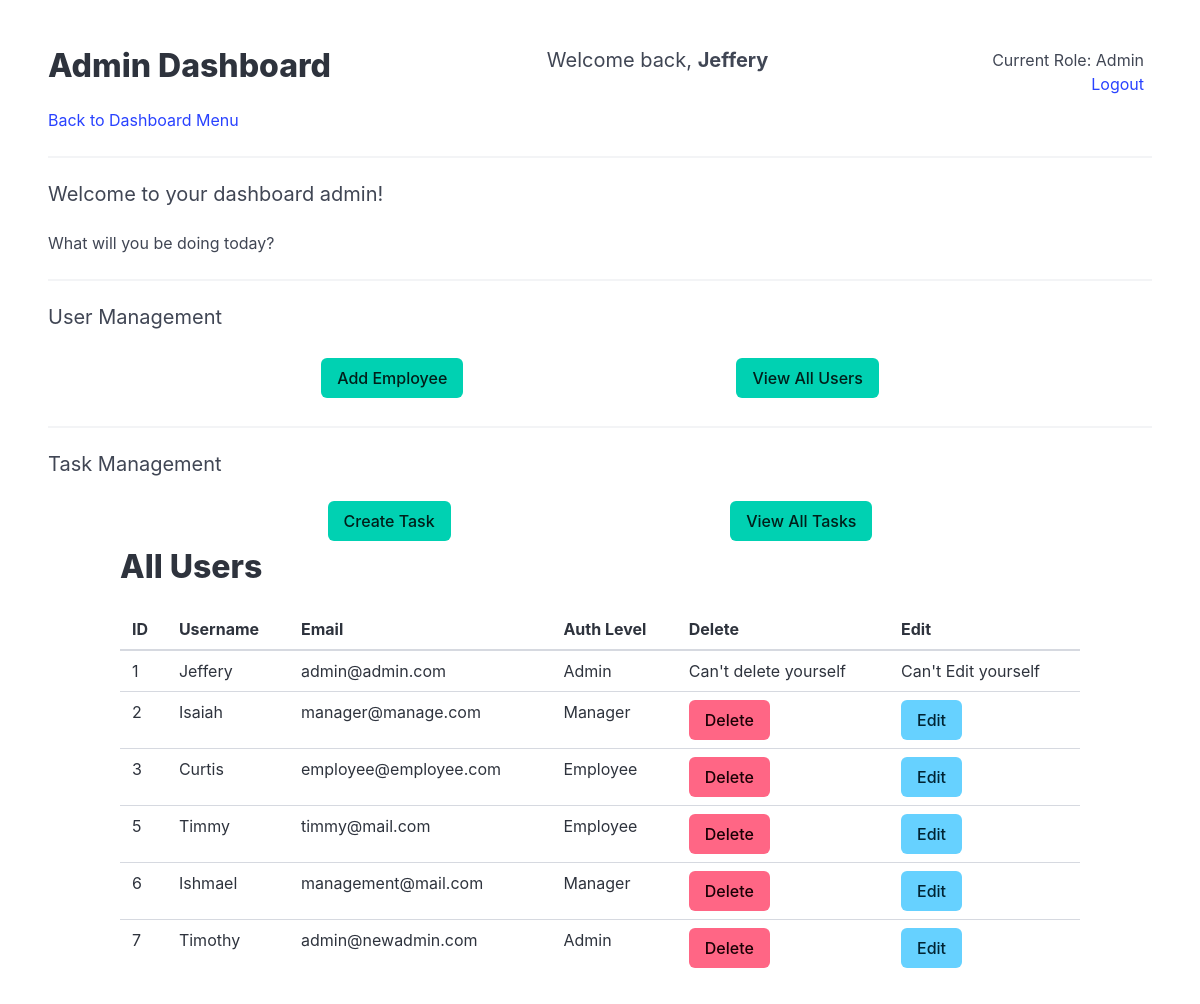
Screenshot of /dashboard/admin?action=viewUsers (signed in) with the database file from the repository.
### tables this page shows
CREATE TABLE `Users` (
  `user_id` int NOT NULL AUTO_INCREMENT,
  `username` varchar(50) DEFAULT NULL,
  `email` varchar(50) DEFAULT NULL,
  `password` varchar(100) DEFAULT NULL,
  `auth_level` int DEFAULT NULL,
  PRIMARY KEY (`user_id`)
);

### App/Controllers/DashboardAdminController.php (called while the page is built, shortened)
<?php
class DashboardAdminController implements ViewController {
    public function index() {
        Layout::render("dashboards/admin_dashboard", ['header' => 'App/Views/partials/dashboardHeader.php', 'title' => "Admin Dashboard"]);
    }
}

### App/Models/UserRepository.php (called while the page is built, shortened)
<?php
class UserRepository extends Repository {
    public static string $table = 'Users';
    public static function getAll() {
        $conn = DatabaseSingleton::getInstance();
        $sql = "SELECT * FROM " . self::$table;
        $query = $conn->query($sql);
        $users = [];
        while ($row = $query->fetch_assoc()) {
            $users[] = User::fromArray($row);
        }
        return $users;
    }
}

### Framework/autoloader.php (called while the page is built, shortened)
<?php
class Psr4AutoloaderClass
{
    protected $prefixes = array();
    public function addNamespace($prefix, $base_dir, $prepend = false)
    {
        $prefix = trim($prefix, '\\') . '\\';
        $base_dir = rtrim($base_dir, DIRECTORY_SEPARATOR) . '/';
        if (isset($this->prefixes[$prefix]) === false) {
            $this->prefixes[$prefix] = array();
        }
        if ($prepend) {
            array_unshift($this->prefixes[$prefix], $base_dir);
        } else {
            array_push($this->prefixes[$prefix], $base_dir);
        }
    }
    public function loadClass($class)
    {
        $prefix = $class;
        while (false !== $pos = strrpos($prefix, '\\')) {
            $prefix = substr($class, 0, $pos + 1);
            $relative_class = substr($class, $pos + 1);
            $mapped_file = $this->loadMappedFile($prefix, $relative_class);
            if ($mapped_file) {
                return $mapped_file;
            }
            $prefix = rtrim($prefix, '\\');
        }
        return false;
    }
    protected function loadMappedFile($prefix, $relative_class)
    {
        if (isset($this->prefixes[$prefix]) === false) {
            return false;
        }
        foreach ($this->prefixes[$prefix] as $base_dir) {
            $file = $base_dir
                . str_replace('\\', '/', $relative_class)
                . '.php';
            if ($this->requireFile($file)) {
                return $file;
            }
        }
        return false;
    }
    protected function requireFile($file)
    {
        if (file_exists($file)) {
            return true;
        }
        return false;
    }
}

### App/Models/User.php (called while the page is built, shortened)
<?php
class User extends Model {
    public int $id;
    public string $username;
    public string $email;
    public Roles $auth_level;
    public function __construct(int $id, string $username, string $email, string $password, Roles $auth_level=Roles::GUEST) {
        $this->id = $id;
        $this->username = $username;
        $this->email = $email;
        $this->auth_level = $auth_level;
    }
    public static function fromArray(array $data) {
        $id = $data['user_id'];
        $username = $data['username'];
        $email = $data['email'];
        $password = $data['password'];
        $auth_level = match ((int) $data['auth_level']) {
            Roles::EMPLOYEE->value => Roles::EMPLOYEE,
            Roles::MANAGER->value => Roles::MANAGER,
            Roles::ADMIN->value => Roles::ADMIN,
            default => Roles::GUEST
        };
        return new User($id, $username, $email, $password, $auth_level);
    }
    public function getId() {
        return $this->id;
    }
    public function getUsername() {
        return $this->username;
    }
    public function getEmail() {
        return $this->email;
    }
    public function getAuthLevelValue() {
        return $this->auth_level->value;
    }
}

### Framework/Controllers/SessionManager.php (called while the page is built, shortened)
<?php
final class SessionManager {
    public static function get($key) {
        return $_SESSION[$key] ?? null;
    }
}

### App/Views/partials/users/view.php (the view, shortened to what this page needs)
<?php
$current_user = SessionManager::get(SessionValues::USER_INFO->value);
echo "<h2 class='title'> All Users </h2>";
$users = UserRepository::getAll();
echo "<table class='table is-fullwidth'>";
echo "<thead>
<tr>
<th>ID</th>
<th>Username</th>
<th>Email</th>
<th>Auth Level</th>
<th>Delete</th>
<th>Edit</th>
</tr>
</thead>
";
echo "<tbody>";
foreach ($users as $user) {
    echo "<tr>";
    echo "<td>" . $user->getId() . "</td>";
    echo "<td>" . $user->getUsername() . "</td>";
    echo "<td>" . $user->getEmail() . "</td>";
    echo "<td>" . match($user->getAuthLevelValue()) {
        Roles::ADMIN->value => 'Admin',
        Roles::MANAGER->value => 'Manager',
        Roles::EMPLOYEE->value => 'Employee',
        default => 'Guest'
    } . "</td>";
    if ($user->getId() == $current_user['id']) {
        echo "<td>Can't delete yourself</td>";
        echo "<td>Can't Edit yourself</td>";
        continue;
    }
    else{
        echo "<td><a class='button is-danger' href='/user/delete?id=" . $user->getId() . "'>Delete</a></td>";
        echo "<td><a class='button is-info' href='/user/edit?id=" . $user->getId() . "'>Edit</a></td>";
    }
    echo "</tr>";
}
echo "</tbody>";
echo "</table>";

### rows the page displays
users: user_id "1", username "Jeffery", email "admin@admin.com", value "Admin", shows "Can't delete yourself"
users: user_id "2", username "Isaiah", email "manager@manage.com", value "Manager"
users: user_id "3", username "Curtis", email "employee@employee.com", value "Employee"
users: user_id "5", username "Timmy", email "timmy@mail.com", value "Employee"
users: user_id "6", username "Ishmael", email "management@mail.com", value "Manager"
users: user_id "7", username "Timothy", email "admin@newadmin.com", value "Admin"

### other values shown
$title "Admin Dashboard"
$username "Jeffery"
$auth_map[$auth_level ?? Roles::GUEST->value] "Admin"
